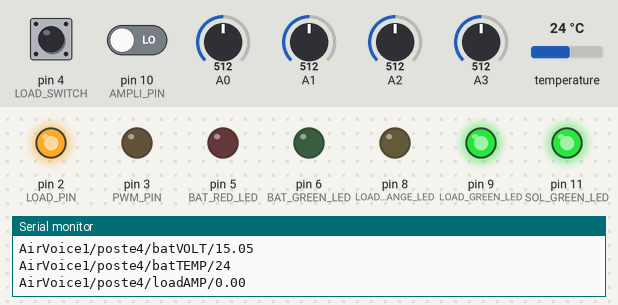
This sketch was run on a simulated Arduino Uno, built with avr-gcc and run on an emulated ATmega328P. Shown: output pins drawn as LEDs (lit = HIGH), the last lines printed to the serial monitor. The test bench sets the inputs (shaded band); at power-on: pin 4 (LOAD_SWITCH) LOW, A1 = 512, A0 = 512, pin 10 (AMPLI_PIN) LOW, A2 = 512, A3 = 512, temperature 24 °C.

Above: at 8.0 s.
8.1 s: pin 4 (LOAD_SWITCH) pulled HIGH for 3.2 s
At 9.8 s:
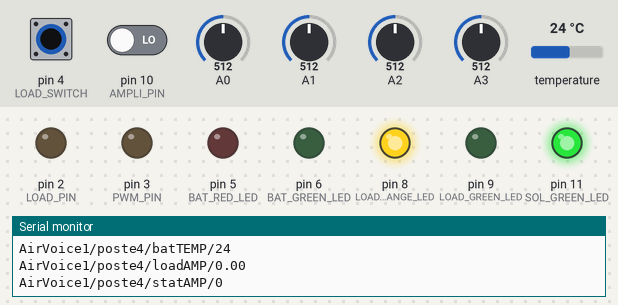
12.8 s: pin 4 (LOAD_SWITCH) pulled HIGH for 1 s
At 14.0 s:
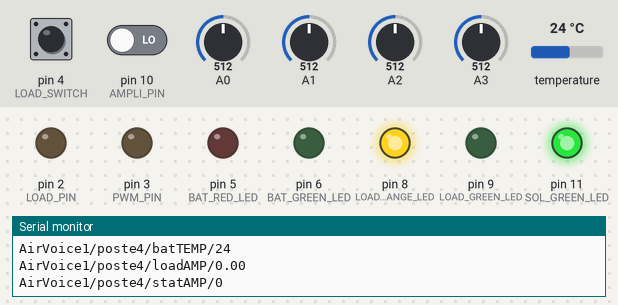
15.3 s: A1 set to 331
19.0 s: A1 set to 354
20.5 s: A0 set to 481
At 28.0 s:
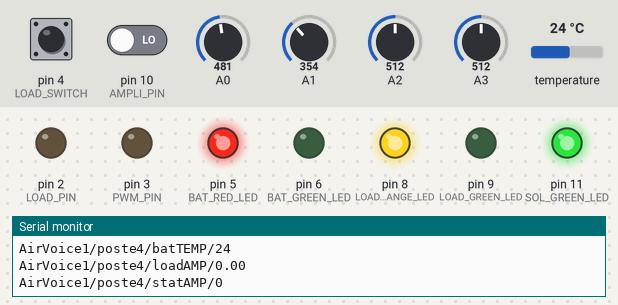
Timing chart, 0 to 28.3 s (numbered marks = the images above; inputs shaded):
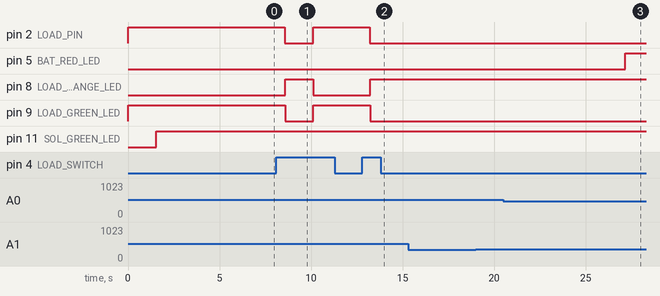

The sketch:

Solar_Charger_V11.ino
```cpp
////////////////PWM SOLAR CHARGE CONTROLLER V-10.1 POSTE 4/////
  //-----------------------------------------------------------------------------
  //
  //  Author: JOSEP LOPEZ SANCHEZ
  //          www.ea3abn.com
  //  This code is for an arduino based Solar PWM charge controller by ea3abn@2010
  //  Credit :logic of 3 stage charging taken from https://github.com/PepLPZ/solarCharger/
  //  Last updated on 10/05/2023
  //  He añadido la deteccion del estado del amplificador ON/OFF en el PIN D1---
  //  pendiente de realizar la maniobra tan solo esta definido
  //  Previsto ajustar el valor del sensor de intensidad de consumo de la carga.
  //  Previsto poner una proteccion para desconectar la salida de la bateria hacia la carga,
  //  cuando el voltaje baje de los 10,2V
  //  40 grados Celsius se toma como temperatura ambiente estándar, debido a la estanqueidad de la caja y
  //  a la exposicion continua al sol,se determina ese valor (Aún en pruebas)
  //------------------------------------------------------------------------------
  //----------------------------------- Arduino pins Connections------------------
  // A0 - Voltage divider to measure solar panel voltage
  // A1 - Voltage divider to measure battery voltage
  // A2 - ACS712 to monitor load current
  // A3 - ACS712 to monitor solar current
  // A4 - LCD SDA
  // A5 - LCD SCL
  // D0 - NO USADA  puerto serie no usar
  // D1 - NO USADA  puerto serie no usar
  // D2 - Salida de Control del Load MOSFET Q2
  // D3 - Salida de Control PWM MOSFET Q1
  // D4 - Push Switch Control LOAD
  // D5 - Battery Red LED
  // D6 - Battery Green LED
  // D7 - Battery Blue LED ANULADO PARA USAR LA ENTRADA POR AMPLI/ON/OFF
  // D8 - Load Orange Led
  // D9 - Load Green Led
  // D10- ENTRADA DETECCION DE ESTADO DEL AMPLIFICADOR (1 ON)(0 OFF).
  // D11- Solar Green LED
  // D12- DS18B20 Temp. Sensor
  // D13-not used
#include <Wire.h>
#include <OneWire.h>
#include <DallasTemperature.h>

#define SOL_ADC A0        // Solar panel side voltage divider is connected to pin A0
#define BAT_ADC A1        // Battery side voltage divider is connected to pin A1
#define LOAD_CURRENT_ADC A2  // ACS 712 current sensor is connected to pin A2 for load curremt
#define SOL_CURRENT_ADC A3  // ACS 712 current sensor is connected to pin A3 for solar current
#define AVG_NUM 10        // number of iterations of the adc routine to average the adc readings
#define BAT_MIN 10.2      // minimum battery voltage for 12V system "CHANGED default BAT_MIN 10.2"
#define BAT_MAX 14.6      // maximum battery voltage for 12V system "CHANGED default BAT_MAX 15.0"
#define BULK_CH_SP 14.6   // bulk charge set point for sealed lead acid battery // flooded type set it to 14.6V
#define FLOAT_CH_SP 13.6  //float charge set point for lead acid battery
#define LVD 11.5          //Low voltage disconnect setting for a 12V system default (11.5)
#define LOAD_PIN 2        // pin-2 is used to control the LOAD
#define PWM_PIN 3         // pin-3 is used to control the charging MOSFET //the default frequency is 490.20Hz
#define LOAD_SWITCH 4     // pin-4 is used to SWICH ON OR OFF THE LOAD (PEP)<<<<<<<<<<<<<<<<<<<<<<<<<<<<
#define BAT_RED_LED 5     // LED Rojo indicacion de la bateria
#define BAT_GREEN_LED 6   // LED Verde indicacion de la bateria
////////////#define BAT_BLUE_LED 7    // LED Azul indicacion de la bateria
#define LOAD_ORANGE_LED 8 // LED Naranja indicacion de la salida Carga Desactivada
#define LOAD_GREEN_LED 9  // LED Verde indicacion de la salida Carga Activada
#define AMPLI_PIN 10      // pin-1 is used to control the AMPLI ON/OFF
#define SOL_GREEN_LED 11  // LED Verde indicacion de Entrada de voltaje desde el panel solar
#define ONE_WIRE_BUS 12   // Datos del DS18B20 sensor de temperatura en el pin D12
#define TRANSMISSION_INTERVAL 10000 // Defino el intervalo de tiempo que se enviarán las tramas LoRa 60000=1 Min. 300000=5 min.
//----------------DECLARACION DE TODAS LAS VARIABLES GLOBALES--------------------------
float solar_volt=0;
float bat_volt=0;
float load_current=0;
float solar_current=0;
float offsetVoltage =2.48; // for ACS712 sensor valor anterior 295
float Sensitivity =0.185; // 185mV/A for ACS712-5A variant modificado 9-8-23
int temperature=0;
int temp_change=0;
float system_volt=0;
float bulk_charge_sp=0;
float float_charge_sp=0;
int charge_stage =0;
int load_status=0;
double PWM_Duty =0; // PWM_Duty varies from 0 to 255
float lvd; // <<<<<<<<<<<<<<<<Almacenamos el valor del voltage minimo de desconexion para bateria de 12v

////////////////////////////// Variables Para las Medidas de Potencia y Energia
long unsigned time =0;
long unsigned msec=0;
long unsigned last_msec=0;
long unsigned elasped_msec=0;
long unsigned elasped_time=0;
unsigned long lastTransmissionTime = 0;
bool sendData = true;   // sendData se usa para enviar datos solo cuando esta variable es true.
                        // Una vez que se envía la trama de datos, se establece
                        // sendData en false para evitar envíos duplicados.
float load_ampSecs = 0;
float load_ampHours=0;
float solar_ampSecs = 0;
float solar_ampHours=0;
bool estadoCarga = true;   // Variable global para el estado de carga, inicializada a true (carga activada)
int estadoAmpli = 0;       // Variable global para el estado de carga, inicializada a 0 (Ampli apagado)
int estadoAnterior = 0;    // Variable para almacenar el estado anterior del amplificador
float low_Bat=0;           // Variable para almacenar si se ha disparado el fail_safe por low voltage de la bateria
bool cargaActivada = true; // Variable global para almacenar el estado de la carga
OneWire oneWire(ONE_WIRE_BUS); // Setup a oneWire instance to communicate with any OneWire devices
DallasTemperature sensors(&oneWire); // Pass our oneWire reference to Dallas Temperature sensor
//********************************* MAIN PROGRAM START ************************
void setup()
{
Serial.begin(9600);
sensors.begin(); // // Start up the library
TCCR2B = TCCR2B & B11111000 | 0x03;    // pin 3 PWM frequency of 980.39 Hz
//pinMode(SOL_RED_LED ,OUTPUT);
pinMode(SOL_GREEN_LED,OUTPUT);
pinMode(BAT_RED_LED,OUTPUT);
pinMode(BAT_GREEN_LED,OUTPUT);
///////////pinMode(BAT_BLUE_LED,OUTPUT);
pinMode(LOAD_ORANGE_LED ,OUTPUT);
pinMode(LOAD_GREEN_LED,OUTPUT);
pinMode(PWM_PIN,OUTPUT);
pinMode(LOAD_PIN,OUTPUT);   //<<<<< SALIDA DE CARGA
pinMode(AMPLI_PIN ,INPUT); //configuro el pin 1 como entrada de deteccion del ampli ON/OFF
pinMode(LOAD_SWITCH,INPUT); // Define pin D4 input to control the load ON/OFF mediante PULSADOR CARGA o fail safe
digitalWrite(PWM_PIN,LOW);  // default value of pwm duty cycle
digitalWrite(LOAD_PIN,HIGH);  // default load state is ON CADA VEZ QUE ARRANCAMOS
// Actualizar el estado de los LED indicadores de carga en el inicio
digitalWrite(LOAD_ORANGE_LED, !estadoCarga); // Carga desactivada -> encender LED rojo
digitalWrite(LOAD_GREEN_LED, estadoCarga); // Carga activada -> encender LED verde

}
void loop()
{
 load_Push();         // Lectura del pulsador de la salida LOAD
 load_led();          // Actualizar estado de los LED en función del estado de la carga
 read_data();         // read different sensors data from analog pin of arduino
 system_voltage();    // detect the system voltage according to battery voltage
 setpoint();          // decide the charge set point according to system voltage
 charge_cycle();      // pwm charging of battery
 led_indication();    // led indication
 fail_safe();         // Modo Fail Safe, desconectamos la salida de la carga si la bateria baja por debajo de los 10.5V
 Ampli_Push();        // Deteccion estado amplificador

  if (millis() - lastTransmissionTime >= TRANSMISSION_INTERVAL) { // Envía tramas de telemetría sólo si ha pasado un cierto tiempo desde la última transmisión
    sendData = true;                                              // if (millis() - lastTransmissionTime >= TRANSMISSION_INTERVAL) { // envía trama cada 5 minutos (300000 ms)
}                                                                 // print_data();
                                                                  // lastTransmissionTime = millis();
  if (sendData) {
    print_data();
    lastTransmissionTime = millis();
    sendData = false;
 }
}
//****************************************** FIN DEL PROGRAMA ****************************
////////////////// READS AND AVERAGES THE ANALOG INPUTS (SOLAR VOLTAGE,BATTERY VOLTAGE)///////////
int read_adc(int adc_parameter)
{

  int sum = 0;
  int sample ;
  for (int i=0; i<AVG_NUM; i++)
  {                                      // loop through reading raw adc values AVG_NUM number of times
    sample = analogRead(adc_parameter);  // read the input pin
    sum += sample;                       // store sum for averaging
    delayMicroseconds(50);               // pauses for 50 microseconds
  }
  return(sum / AVG_NUM);                 // divide sum by AVG_NUM to get average and return it
}
///////////////////////////////////LOAD CONTROL SWITCH ON/OFF /////////////////////////
void load_Push(void)
{
  if (digitalRead(LOAD_SWITCH) == HIGH) // Pulsador de carga presionado
  {
    // Encender la carga si está apagada
    if (estadoCarga == 0)
    {
      estadoCarga = 1; // Cambiar estado de carga
      digitalWrite(LOAD_PIN, HIGH); // Encender carga
    }
    // Apagar la carga si está encendida
    else if (estadoCarga == 1)
    {
      estadoCarga = 0; // Cambiar estado de carga
      digitalWrite(LOAD_PIN, LOW); // Apagar carga
    }
    delay(10); // Esperar un corto tiempo para evitar rebotes en el pulsador
  }
}
/////////////////////////////////////AMPLI STATUS DETECTOR ON/OFF /////////////////////////
void Ampli_Push(void)
{
  if (digitalRead(AMPLI_PIN) == HIGH)  // Ampli ON
  {
    if (estadoAmpli != 1)// Si el estado actual es diferente al estado anterior, actualiza el estadoAmpli
    {
      estadoAmpli = 1;  // Cambiar estado de la variable a encendido
    }
  }
  else  // Ampli OFF
  {
      if (estadoAmpli != 0) // Si el estado actual es diferente al estado anterior, actualiza el estadoAmpli
    {
      estadoAmpli = 0;  // Cambiar estado de la variable a apagado
    }
  }
      estadoAnterior = digitalRead(AMPLI_PIN);  // Actualizar el estado anterior del amplificador
}

////////////////////////////////////OBTENER LECTURAS DE SENSADO/////////////////////////////////////////
 void read_data(void)
 {
   // 5V = ADC value 1024 => 1 ADC value = (5/1024)Volt= 0.0048828Volt
   // Vout=Vin*R2/(R1+R2) => Vin = Vout*(R1+R2)/R2   R1=100 and R2=20

     solar_volt = read_adc(SOL_ADC)*0.00500*(120/20);/// valor por defecto 0.00488 valor corregido *0.00540*
     bat_volt   = read_adc(BAT_ADC)*0.00490*(120/20);/// valor por defecto 0.00488 valor corregido *0.00580*
     //
     //
     //    load_current = ((read_adc(LOAD_CURRENT_ADC)*0.00488 - offsetVoltage -0.05)/Sensitivity ); // 2.4V offset when no load is connected
     load_current = ((read_adc(LOAD_CURRENT_ADC)*0.00488 - offsetVoltage -0.05)/Sensitivity );// VALORES MODIFICADOS PARA INDICAR CORRECTAMENTE valor anterior 0.00727
     //
     //
     solar_current = ((read_adc(SOL_CURRENT_ADC)*0.00488 - offsetVoltage -0.05)/ Sensitivity );//VALORES MODIFICADOS PARA INDICAR CORRECTAMENTE valor anterior 0.00724
      if (load_current <0)
     {
      load_current = 0;
     }
     if (solar_current <0)
     {
      solar_current = 0;
     }

    sensors.requestTemperatures();  // get temperature readings
    temperature = sensors.getTempCByIndex(0) ;    // 0 refers to the first IC on the wire

  }
/////////////////////////////////ENVIO DE TRAMA AL MODULO LORA //////////////////////////////////////////////
void print_data(void)
{
  delay(10); // Agrega una pausa para evitar enviar datos demasiado rápido

  // Envía el voltaje solar
  Serial.print("AirVoice1/");
  Serial.print("poste4");
  Serial.print("/solVOLT/");
  Serial.println(solar_volt);
  delay(1400);
  // Envía intensidad de carga desde el panel solar
  Serial.print("AirVoice1/");
  Serial.print("poste4");
  Serial.print("/solCHGE/");
  Serial.println(solar_current);
  delay(1400);
  // Envía el voltaje de la batería
  Serial.print("AirVoice1/");
  Serial.print("poste4");
  Serial.print("/batVOLT/");
  Serial.println(bat_volt);
  delay(1400);
  // Envía la temperatura de la batería
  Serial.print("AirVoice1/");
  Serial.print("poste4");
  Serial.print("/batTEMP/");
  Serial.println(temperature);
   delay(1400);
  // Envía el valor del consumo de la carga
  Serial.print("AirVoice1/");
  Serial.print("poste4");
  Serial.print("/loadAMP/");
  Serial.println(load_current);
   delay(1400);
  // Envia el status del Amplificador de audio
  Serial.print("AirVoice1/");
  Serial.print("poste4");
  Serial.print("/statAMP/");
  Serial.println(estadoAmpli);
 }
//////////////////////////////////SYSTEM VOLTAGE AUTO DETECT /////////////////////////////////////
void system_voltage(void)
{
  if ((bat_volt >BAT_MIN) && (bat_volt < BAT_MAX))
  {
     system_volt = 12;
  }
}
////////////////////////////////////CHARGE SET POINT //////////////////////////////////////////////
 void setpoint(void)
{
  temp_change =temperature-40.0; // 40 grados Celsius se toma como temperatura ambiente estándar
  // Compensacion de Temperatura = -5mv/degC/Cell
  // Si la temperatura es superior a la temperatura ambiente; el punto de carga debe reducirse.
  // Si la temperatura está por debajo de la temperatura ambiente, el punto de ajuste de carga debe incrementarse.
  if(system_volt ==12)
  {
     bulk_charge_sp = BULK_CH_SP-(0.050*temp_change) ;
     float_charge_sp=FLOAT_CH_SP-(0.050*temp_change) ;
     lvd =LVD;
  }

  else if(system_volt ==6)
  {
     bulk_charge_sp = (BULK_CH_SP/2)-(0.015*temp_change) ;
     float_charge_sp= (FLOAT_CH_SP/2)-(0.015*temp_change) ;
     lvd=LVD/2;
  }
}
//---------------------------------------------------------------------------------------------
 /////////////////////////////////PWM CHARGE CYCLE @500 HZ //////////////////
 //--------------------------------------------------------------------------------------------
void charge_cycle(void)
{
  if(solar_volt <= 10){
    read_data();         // Leemos el voltage y las temperatura de los sensores
    setpoint();          // Lectura del punto de carga compensado de temperatura.
    PWM_Duty = 0;
    analogWrite(PWM_PIN,PWM_Duty);  /*generando una señal PWM (modulación por ancho de pulso) desde el pin D9
                                      del microcontrolador, con un ciclo de trabajo del 0%, lo que hace
                                      que la carga se apague o se desconecte.*/
    }
/////////////////////////////////////PWM CHARGE CYCLE @500 HZ ////////////////////
//--------------------------------------------------------------------------------
///////////////////////////////////  STAGE-1 (BULK CHARGING)//////////////////////
// Durante esta etapa, el MOSFET está completamente encendido estableciendo el ciclo de trabajo al 100%.
// Carga de Corriente Constante
  if((bat_volt < bulk_charge_sp) && (solar_volt> (bat_volt + .5)) && charge_stage == 1){
    read_data();        // Leemos el voltage y las temperatura de los sensores
    setpoint();         // Lectura del punto de carga compensado de temperatura.
    PWM_Duty = 252.45;
    analogWrite(PWM_PIN,PWM_Duty); // 99 % duty cycle // rapid charging
   }
    charge_stage = 2;


///////////////////////////////////  STAGE-2 (TOPPING CHARGE)///////////////////////
/*Topping charge se refiere a la última etapa de carga de una batería,
  en la que se aplica una carga adicional de corriente constante para llevar la
  batería al 100% de su capacidad. Durante esta etapa, la corriente se reduce
  gradualmente a medida que la batería se acerca al 100%, y finalmente se
  detiene una vez que se alcanza el nivel de carga completo. El objetivo de esta
  etapa es maximizar la capacidad de la batería y prolongar su vida útil.
*/

// Durante esta etapa, el MOSFET está completamente encendido al establecer el ciclo de trabajo en 100%.
// Voltage Constante

   // 25.5 is 10 % duty cycle
    if((PWM_Duty> 25.5 ) && (solar_volt > (bulk_charge_sp + .5)) && charge_stage == 2){
    time = millis();
     read_data();                   // Reading voltage and temp from the sensors
     setpoint();                    // Reading temp compensated charging set point

    if(bat_volt >= bulk_charge_sp){ // if the battery voltage rise above the bulk charge setpoint
    PWM_Duty--;                     // Slow down the charging rate by reducing the pwm duty cycle
    if(PWM_Duty < 0){               // if during slow down process duty cycle falls below 0% then set to 0%
    PWM_Duty=0;
    }
     analogWrite(PWM_PIN,PWM_Duty);    //generate PWM from D3 @ 0% duty // MOSFET Q1 is OFF
    }
    if(bat_volt < bulk_charge_sp){ // if the battery voltage falls below the bulk charge setpoint, then go to stage-1
    charge_stage = 1;
    }
    else{
      analogWrite(PWM_PIN,PWM_Duty);
    }

  /* while( millis()-time > 3600000){ // Ensure the charger stay 1hour in bulk charging
    charge_stage = 3;
   }
   */

    }
   charge_stage = 3;
 ///////////////////////////////////  STAGE-3 (FLOAT CHARGING)///////////////////////////////////////
 /*Float charging (Carga de flotación) es una técnica de carga utilizada en baterías recargables
   para mantener su carga en un nivel constante después de haber alcanzado su carga completa.
   Durante esta etapa, la batería se carga a un nivel bajo para mantener su capacidad de carga
   total y prevenir la sulfatación de sus placas internas. Esto es útil en sistemas de energía
   renovable como paneles solares y turbinas eólicas, donde la energía generada a menudo supera
   la carga necesaria, lo que puede hacer que las baterías se carguen por encima de su capacidad máxima.
   La carga flotante mantiene la batería en su capacidad total y prolonga su vida útil.
 */
 // Durante esta etapa, el MOSFET está completamente encendido al establecer el ciclo de trabajo en 100%.
 // Carga de Corriente Constante

    if((solar_volt > ( float_charge_sp + .5)) && charge_stage == 3){
    read_data();         // Leyendo el voltaje y la temperatura de los sensores
    setpoint();          // Reading temp compensated charging set point
    if(bat_volt >= float_charge_sp){ // Si el voltaje de la batería es mayor que el punto
                                     //de ajuste de carga flotante, entonces se debe apagar el cargador.
    PWM_Duty = 0;                    // Configurando el ciclo de trabajo en 0 para apagar el MOSFET Q1
    analogWrite(PWM_PIN,PWM_Duty);  //generate PWM from D9 @ 0% duty // MOSFET Q1 is OFF
    }
    else if(bat_volt <  float_charge_sp - 0.5){ // Translation: Si el voltaje de la batería cae por debajo
                                                // del punto de ajuste de carga flotante, entonces volver al estado -1
    charge_stage = 1;
    }
    else{
    PWM_Duty = 252.25; // Establecer el ciclo de trabajo en un 5% para la carga de goteo.

    analogWrite(PWM_PIN,PWM_Duty);  //generate PWM from D9 @ 5% duty // Q1 is driving @ 5% duty cycle
  }
 }
}
//////////////////////////LED INDICATION//////////////////////////
void led_indication(void)
{
  solar_led();             //Solar led indication
  battery_led();           //Battery status led indication
  load_led();              //Load led indication
}
////////////////////////////SOLAR LED INDICATION//////////////////
  void solar_led()
  {
    if (solar_volt > float_charge_sp)
  {
      digitalWrite(SOL_GREEN_LED,HIGH);  // Sun Light is available and charger is ready for charging
  }
  else
  {
      digitalWrite(SOL_GREEN_LED,LOW);
  }
}
//--------------------------------------------------------------------
/////FAIL SAFE DESCONEXION DE LA SALIDA A LA CARGA CUANDO
///  LA BATERIA ESTÉ ENTRE (10,2V Y 12,5V)                    ////
//--------------------------------------------------------------------
void fail_safe(void)
{
    if (bat_volt >= 12.5 && !cargaActivada)  // Conectar carga si el voltaje es mayor o igual a 12.7V y la carga está desactivada
    {
        digitalWrite(LOAD_PIN, HIGH);
        cargaActivada = true;  // Actualizar el estado de la carga
    }
    else if (bat_volt <= 10.2 && cargaActivada)  // Desconectar carga si el voltaje es menor o igual a 10.2V y la carga está activada
    {
        digitalWrite(LOAD_PIN, LOW);
        cargaActivada = false;  // Actualizar el estado de la carga
    }
}
//////////////////////////////////////BATTERY LED INDICATION////////////////////
void battery_led(void)
{

   if( (bat_volt > system_volt) && ( bat_volt <bulk_charge_sp))
  {
      leds_off_all();
      digitalWrite(BAT_GREEN_LED,HIGH);  // battery voltage is healthy
  }
  else if(bat_volt >= bulk_charge_sp)
  {
      //////leds_off_all();
      //////digitalWrite(BAT_BLUE_LED,HIGH);  //battery is fully charged
  }
  else if(bat_volt < system_volt)
  {
      leds_off_all();
      digitalWrite(BAT_RED_LED,HIGH);  // battery voltage low
  }
}
//////////////////////////LOAD LED INDICATION///////////////
void load_led()
{
    if (estadoCarga == true) // carga activada
    {
        digitalWrite(LOAD_ORANGE_LED, LOW);
        digitalWrite(LOAD_GREEN_LED, HIGH);
    }
    else // carga desactivada
    {
        digitalWrite(LOAD_GREEN_LED, LOW);
        digitalWrite(LOAD_ORANGE_LED, HIGH);
    }
}

//////////////////////// TURN OFF ALL THE battery LEDs ////////////////
void leds_off_all(void)

{
  digitalWrite(BAT_RED_LED,LOW);
  digitalWrite(BAT_GREEN_LED,LOW);
 //// digitalWrite(BAT_BLUE_LED,LOW);
}
```

Measured:
- the behaviour switches between 497 and 496 on A0 (found by bisection; images 2 and 3)
- after the input at 8.1 s, pin 2 (LOAD_PIN): HIGH → LOW after 0.47 s, → HIGH 1.6 s later; pin 8 (LOAD_ORANGE_LED): LOW → HIGH after 0.48 s, → LOW 1.6 s later; pin 9 (LOAD_GREEN_LED): HIGH → LOW after 0.48 s, → HIGH 1.6 s later
- after the input at 12.8 s, pin 2 (LOAD_PIN): HIGH → LOW after 0.41 s; pin 8 (LOAD_ORANGE_LED): LOW → HIGH after 0.42 s; pin 9 (LOAD_GREEN_LED): HIGH → LOW after 0.42 s
- after the input at 15.3 s, every drawn part: stays the same
- after the input at 20.5 s, pin 5 (BAT_RED_LED): LOW → HIGH after 6.7 s instead of 7.4 s
